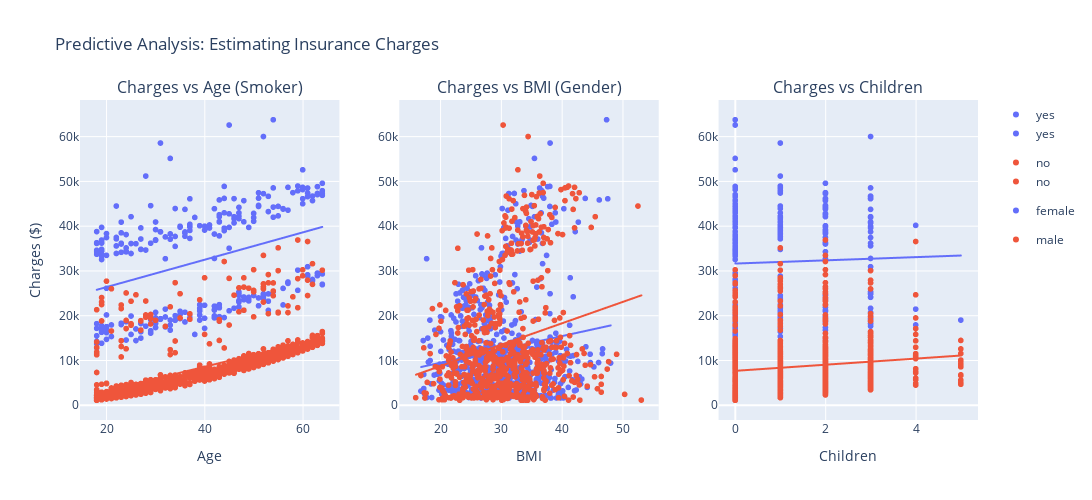

Write notebook code for a chart like this one.
### Code cell
%pip install statsmodels

import pandas as pd
import plotly.express as px
import plotly.graph_objects as go
from plotly.subplots import make_subplots
import statsmodels.api as sm



df_cleaned = pd.read_csv('cleaned_healthcare_insurance.csv')

# Create subplots: 1 row, 3 columns
fig = make_subplots(rows=1, cols=3, subplot_titles=[
    'Charges vs Age (Smoker)',
    'Charges vs BMI (Gender)',
    'Charges vs Children'
])

# --- Charges vs Age (with smoker) ---
scatter1 = px.scatter(df_cleaned, x='age', y='charges', color='smoker', trendline='ols')
for trace in scatter1.data:
    fig.add_trace(trace, row=1, col=1)

# --- Charges vs BMI (with gender) ---
scatter2 = px.scatter(df_cleaned, x='bmi', y='charges', color='sex', trendline='ols')
for trace in scatter2.data:
    fig.add_trace(trace, row=1, col=2)

# --- Charges vs Number of Children ---
scatter3 = px.scatter(df_cleaned, x='children', y='charges', color='smoker', trendline='ols')
for trace in scatter3.data:
    fig.add_trace(trace, row=1, col=3)

# Layout
fig.update_layout(height=500, width=1300, title_text="Predictive Analysis: Estimating Insurance Charges")
fig.update_yaxes(title_text="Charges ($)", row=1, col=1)
fig.update_xaxes(title_text="Age", row=1, col=1)
fig.update_xaxes(title_text="BMI", row=1, col=2);
fig.update_xaxes(title_text="Children", row=1, col=3);
fig.show()

### Figure 1 — Plotly figure (JSON) as saved in the notebook; plotly's stock layout.template omitted (floating-point values rounded to 4 significant figures; data arrays with more than 128 entries replaced by an {"elided": "..."} marker saying what was removed)
{"data": [{"hovertemplate": "smoker=yes<br>age=%{x}<br>charges=%{y}<extra></extra>", "legendgroup": "yes", "marker": {"color": "#636efa", "symbol": "circle"}, "mode": "markers", "name": "yes", "showlegend": true, "type": "scattergl", "x": {"elided": "274 int values"}, "xaxis": "x", "y": {"elided": "274 float values"}, "yaxis": "y"}, {"hovertemplate": "<b>OLS trendline</b><br>charges = 305.238 * age + 20294.1<br>R<sup>2</sup>=0.135589<br><br>smoker=yes<br>age=%{x}<br>charges=%{y} <b>(trend)</b><extra></extra>", "legendgroup": "yes", "marker": {"color": "#636efa", "symbol": "circle"}, "mode": "lines", "name": "yes", "showlegend": false, "type": "scattergl", "x": {"elided": "274 int values"}, "xaxis": "x", "y": {"elided": "274 float values"}, "yaxis": "y"}, {"hovertemplate": "smoker=no<br>age=%{x}<br>charges=%{y}<extra></extra>", "legendgroup": "no", "marker": {"color": "#EF553B", "symbol": "circle"}, "mode": "markers", "name": "no", "showlegend": true, "type": "scattergl", "x": {"elided": "1064 int values"}, "xaxis": "x", "y": {"elided": "1064 float values"}, "yaxis": "y"}, {"hovertemplate": "<b>OLS trendline</b><br>charges = 267.249 * age + -2091.42<br>R<sup>2</sup>=0.394317<br><br>smoker=no<br>age=%{x}<br>charges=%{y} <b>(trend)</b><extra></extra>", "legendgroup": "no", "marker": {"color": "#EF553B", "symbol": "circle"}, "mode": "lines", "name": "no", "showlegend": false, "type": "scattergl", "x": {"elided": "1064 int values"}, "xaxis": "x", "y": {"elided": "1064 float values"}, "yaxis": "y"}, {"hovertemplate": "sex=female<br>bmi=%{x}<br>charges=%{y}<extra></extra>", "legendgroup": "female", "marker": {"color": "#636efa", "symbol": "circle"}, "mode": "markers", "name": "female", "showlegend": true, "type": "scattergl", "x": {"elided": "662 float values"}, "xaxis": "x2", "y": {"elided": "662 float values"}, "yaxis": "y2"}, {"hovertemplate": "<b>OLS trendline</b><br>charges = 297.117 * bmi + 3543.78<br>R<sup>2</sup>=0.026054<br><br>sex=female<br>bmi=%{x}<br>charges=%{y} <b>(trend)</b><extra></extra>", "legendgroup": "female", "marker": {"color": "#636efa", "symbol": "circle"}, "mode": "lines", "name": "female", "showlegend": false, "type": "scattergl", "x": {"elided": "662 float values"}, "xaxis": "x2", "y": {"elided": "662 float values"}, "yaxis": "y2"}, {"hovertemplate": "sex=male<br>bmi=%{x}<br>charges=%{y}<extra></extra>", "legendgroup": "male", "marker": {"color": "#EF553B", "symbol": "circle"}, "mode": "markers", "name": "male", "showlegend": true, "type": "scattergl", "x": {"elided": "676 float values"}, "xaxis": "x2", "y": {"elided": "676 float values"}, "yaxis": "y2"}, {"hovertemplate": "<b>OLS trendline</b><br>charges = 477.071 * bmi + -805.414<br>R<sup>2</sup>=0.051001<br><br>sex=male<br>bmi=%{x}<br>charges=%{y} <b>(trend)</b><extra></extra>", "legendgroup": "male", "marker": {"color": "#EF553B", "symbol": "circle"}, "mode": "lines", "name": "male", "showlegend": false, "type": "scattergl", "x": {"elided": "676 float values"}, "xaxis": "x2", "y": {"elided": "676 float values"}, "yaxis": "y2"}, {"hovertemplate": "smoker=yes<br>children=%{x}<br>charges=%{y}<extra></extra>", "legendgroup": "yes", "marker": {"color": "#636efa", "symbol": "circle"}, "mode": "markers", "name": "yes", "showlegend": true, "type": "scattergl", "x": {"elided": "274 int values"}, "xaxis": "x3", "y": {"elided": "274 float values"}, "yaxis": "y3"}, {"hovertemplate": "<b>OLS trendline</b><br>charges = 358.546 * children + 31651.1<br>R<sup>2</sup>=0.001292<br><br>smoker=yes<br>children=%{x}<br>charges=%{y} <b>(trend)</b><extra></extra>", "legendgroup": "yes", "marker": {"color": "#636efa", "symbol": "circle"}, "mode": "lines", "name": "yes", "showlegend": false, "type": "scattergl", "x": {"elided": "274 int values"}, "xaxis": "x3", "y": {"elided": "274 float values"}, "yaxis": "y3"}, {"hovertemplate": "smoker=no<br>children=%{x}<br>charges=%{y}<extra></extra>", "legendgroup": "no", "marker": {"color": "#EF553B", "symbol": "circle"}, "mode": "markers", "name": "no", "showlegend": true, "type": "scattergl", "x": {"elided": "1064 int values"}, "xaxis": "x3", "y": {"elided": "1064 float values"}, "yaxis": "y3"}, {"hovertemplate": "<b>OLS trendline</b><br>charges = 683.592 * children + 7689<br>R<sup>2</sup>=0.019301<br><br>smoker=no<br>children=%{x}<br>charges=%{y} <b>(trend)</b><extra></extra>", "legendgroup": "no", "marker": {"color": "#EF553B", "symbol": "circle"}, "mode": "lines", "name": "no", "showlegend": false, "type": "scattergl", "x": {"elided": "1064 int values"}, "xaxis": "x3", "y": {"elided": "1064 float values"}, "yaxis": "y3"}], "layout": {"annotations": [{"font": {"size": 16}, "showarrow": false, "text": "Charges vs Age (Smoker)", "x": 0.1444, "xanchor": "center", "xref": "paper", "y": 1, "yanchor": "bottom", "yref": "paper"}, {"font": {"size": 16}, "showarrow": false, "text": "Charges vs BMI (Gender)", "x": 0.5, "xanchor": "center", "xref": "paper", "y": 1, "yanchor": "bottom", "yref": "paper"}, {"font": {"size": 16}, "showarrow": false, "text": "Charges vs Children", "x": 0.8556, "xanchor": "center", "xref": "paper", "y": 1, "yanchor": "bottom", "yref": "paper"}], "height": 500, "title": {"text": "Predictive Analysis: Estimating Insurance Charges"}, "width": 1300, "xaxis": {"anchor": "y", "domain": [0, 0.2889], "title": {"text": "Age"}}, "xaxis2": {"anchor": "y2", "domain": [0.3556, 0.6444], "title": {"text": "BMI"}}, "xaxis3": {"anchor": "y3", "domain": [0.7111, 1], "title": {"text": "Children"}}, "yaxis": {"anchor": "x", "domain": [0, 1], "title": {"text": "Charges ($)"}}, "yaxis2": {"anchor": "x2", "domain": [0, 1]}, "yaxis3": {"anchor": "x3", "domain": [0, 1]}}}
